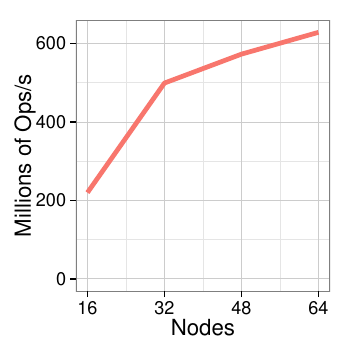

Write R code to recreate this figure.
#!/usr/bin/env Rscript
source("common.R")

q2 <- "select * from intsort"

d <- db(q2, db="sosp.db",  c("periodic_poll_ticks"))
# d$mteps <- d$harmonic_mean_teps / 1e6
# d$capacity_flushes <- d$rdma_capacity_flushes
# d$fraction_flat <- d$cmp_swaps_shorted/(d$cmp_swaps_total)

d.melt <- melt(d, measure=c("mops_total"))

g <- ggplot(subset(d.melt,
    ((problem == 'E' & version == 'grappa') | (problem == 'D' & tag == 'mpi'))
    & ppn == 16
    & aggregator_autoflush_ticks == 3e6
  ), aes(
    x=nnode,
    y=value,
    color=x(version,shared_pool_max,shared_pool_size,grappa_version,aggregator_autoflush_ticks),
    linetype=x(version,ppn),
    shape=x(version,ppn),
    group=x(version, ppn, num_starting_workers, aggregator_autoflush_ticks, shared_pool_size, shared_pool_max, grappa_version),
    # label=x(round(value),num_starting_workers,aggregator_autoflush_ticks,shared_pool_max),
    label=value
  ))+
  xlab("Nodes")+ylab("Millions of Ops/s")+scale_x_continuous(breaks=c(0,8,16,32,48,64))+
  guides(color=FALSE,linetype=FALSE,shape=FALSE)+
  # geom_point()+
  geom_line(size=1.6)+
  # geom_text(size=3, hjust=-0.2, vjust=0.3)+
  # facet_grid(variable~., scales="free", labeller=label_pretty)+
  expand_limits(y=0)+
  sosp_theme
g

ggsave(plot=g, filename="plot_scaling_intsort.pdf", width=3.5, height=3.5)
